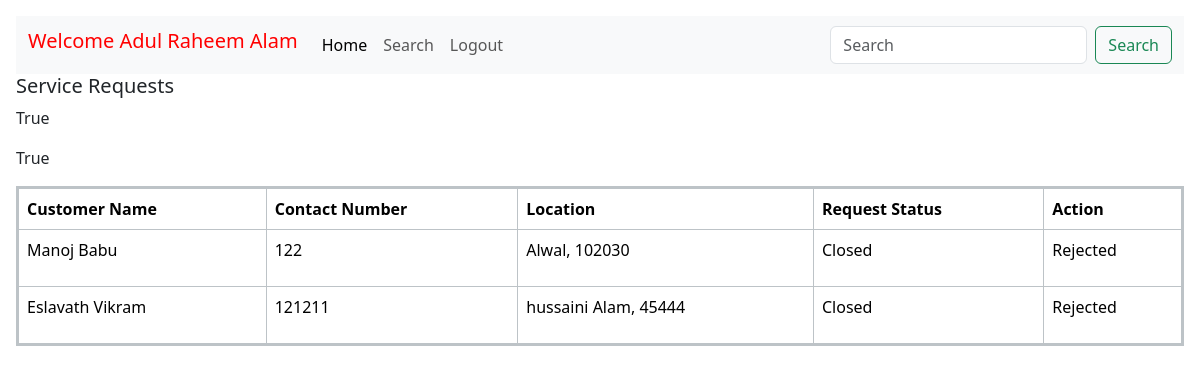
Before: /Professional/home (signed in) with the older database file.
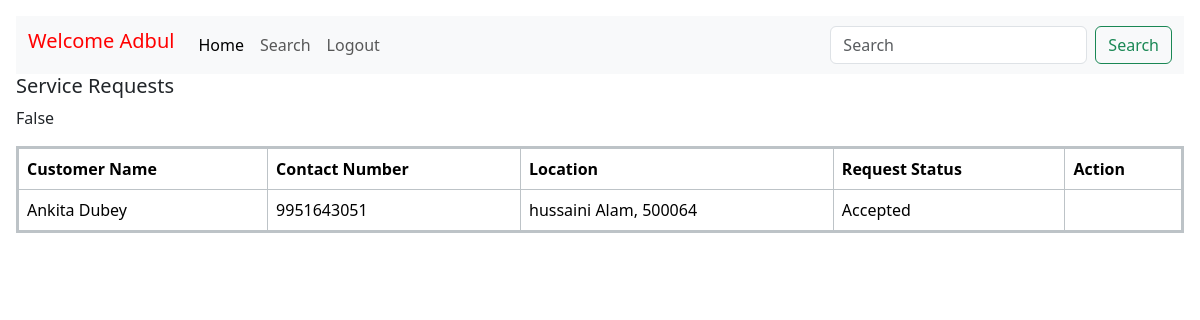
After: the same page with the newer database file.
### models.py (models this page shows, shortened)
class Professional(db.Model):
    __tablename__ = 'Professional'
    professional_id = db.Column(db.String(50),db.ForeignKey('Credential.user_id'), primary_key=True, )
    username=db.Column(db.String(50), nullable=False)
    full_name = db.Column(db.String(50), nullable=False)
    experience = db.Column(db.String(50), nullable=False)
    contact_number = db.Column(db.String(15), nullable=True)
    service_name = db.Column(db.String(100), nullable=False)
    service_id=db.Column(db.String(50),nullable=False)
    document = db.Column(db.Text, nullable=False)
    address = db.Column(db.String(200), nullable=False)
    pin = db.Column(db.Integer(), nullable=False)
    status = db.Column(db.String(10), default='active')
    registration_date = db.Column(db.DateTime, default=datetime.utcnow)
    services_booked = db.relationship('ServiceBooked', backref='professional', lazy=True)

class ServiceBooked(db.Model):
    __tablename__ = 'services_booked'
    booking_id = db.Column(db.String(50), primary_key=True)
    customer_id = db.Column(db.String(50), db.ForeignKey('Customer.customer_id'), nullable=False)
    professional_id = db.Column(db.String(50), db.ForeignKey('Professional.professional_id'), nullable=True)
    service_id = db.Column(db.String(50), db.ForeignKey('Service.service_id'), nullable=False)
    status = db.Column(db.String(50), nullable=False,primary_key=True)
    request_date = db.Column(db.DateTime, default=datetime.utcnow)
    completion_date = db.Column(db.DateTime, nullable=True)
    rating_by_user = db.Column(db.Integer(), nullable=True)
    rating_by_professional = db.Column(db.Integer(), nullable=True)
    remarks_by_customer = db.Column(db.String(200), nullable=True)
    remarks_by_professional = db.Column(db.String(200), nullable=True)

class Customer(db.Model):
    __tablename__ = 'Customer'
    customer_id = db.Column(db.String(50),  db.ForeignKey('Credential.user_id'),primary_key=True)
    username=db.Column(db.String(50), nullable=False)
    full_name = db.Column(db.String(50), nullable=False)
    address = db.Column(db.String(200), nullable=False)
    contact = db.Column(db.String(15), nullable=True)
    pin = db.Column(db.Integer(), nullable=False)
    status = db.Column(db.String(10), default='active')
    registration_date = db.Column(db.DateTime, default=datetime.utcnow)
    requests = db.relationship('ServiceBooked', backref='customer', lazy=True)

### routes.py (the view, shortened to what this page needs)
@app.route("/Professional/home", methods=["GET", "POST"])
def professional_home():
    if 'user_id' not in session:
        flash("Please log in to access your account.")
        return redirect(url_for('login'))
    professional_id = session['user_id']  # Extract professional ID from session
    professional_data = db.session.query(Professional).filter_by(professional_id=professional_id).first()
    full_name=professional_data.full_name
    print(professional_id)
    customer_alias = aliased(Customer)
    professional_alias = aliased(Professional)
    customer_book_data = (
        db.session.query(
            customer_alias.full_name.label("customer_full_name"),
            customer_alias.contact.label("customer_contact"),
            customer_alias.address.label("customer_address"),
            customer_alias.pin.label("customer_pin"),
            ServiceBooked.professional_id.label("professional_id"),
            ServiceBooked.status.label("request_status"),
            ServiceBooked.booking_id.label("booked_service_id"),
        )
        .join(ServiceBooked, ServiceBooked.customer_id == customer_alias.customer_id)
        .join(professional_alias, ServiceBooked.service_id == professional_alias.service_id)
        .filter(professional_alias.professional_id == professional_id)
        .all()
    )
    rejection_entry_data=db.session.query(RejectionTracking).all()
    print(customer_book_data)
    print(customer_book_data[0].professional_id,professional_id)
    return render_template("Professional/home.html", customer_book_data=customer_book_data,professional_id=professional_id,full_name=full_name,rejection_entry_data=rejection_entry_data)

### templates/Professional/home.html (shortened to what this page needs)
<!doctype html>
<html lang="en">
  <head>
    <link href="https://cdn.jsdelivr.net/npm/bootstrap@5.3.3/dist/css/bootstrap.min.css" rel="stylesheet">
    <link href="https://getbootstrap.com/docs/5.3/assets/css/docs.css" rel="stylesheet">
  </head>
  <body class="p-3 m-0 border-0 bd-example m-0 border-0">
    <nav class="navbar navbar-expand-lg bg-body-tertiary" style="background-color:#0d76ff;text-align: center;">
      <div class="container-fluid">
        <h1 class="navbar-brand" style="color:rgb(255, 0, 0);">Welcome {{ full_name }}</h1>
        <div class="collapse navbar-collapse" id="navbarSupportedContent">
          <ul class="navbar-nav me-auto mb-2 mb-lg-0">
            <li class="nav-item">
              <a class="nav-link active" aria-current="page" href="#">Home</a>
            </li>
            <li class="nav-item">
              <a class="nav-link" href="{{url_for('professional_search')}}">Search</a>
            </li>
            <li class="nav-item">
              <a class="nav-link" href="{{ url_for('login') }}">Logout</a>
            </li>
          </ul>
          <form class="d-flex" role="search">
            <input class="form-control me-2" type="search" placeholder="Search" aria-label="Search">
            <button class="btn btn-outline-success" type="submit">Search</button>
          </form>
        </div>
      </div>
    </nav>
    <h3 style="font-size:20px;">Service Requests</h3>
    <div>
      <table class="table table-bordered" style="border: 3px solid #bdc3c7; border-collapse: collapse;">
        <thead>
          <tr>
            <th scope="col">Customer Name</th>
            <th scope="col">Contact Number</th>
            <th scope="col">Location</th>
            <th scope="col">Request Status</th>
            <th scope="col">Action</th>
          </tr>
        </thead>
        <tbody>
          {% for row in customer_book_data %}
            {% set flag1 = {'value': false} %}
              <p>{{flag1['value']}}</p>
            <tr>
              <td>{{ row.customer_full_name }}</td>
              <td>{{ row.customer_contact }}</td>
              <td>{{ row.customer_address }}, {{ row.customer_pin }}</td>
              <td>{{ row.request_status }}</td>
              <td>
                {% if flag1['value'] %}
                  <p>Rejected</p>
                {% endif %}
              </td>
            </tr>
          {%endfor%}
        </tbody>
      </table>
    </div>
  </body>
</html>

Changed rows visible on the page:
no longer on this page (row edited): ServiceBooked: value "True", customer_full_name "Manoj Babu", customer_contact "122", customer_address "Alwal", customer_pin "102030", request_status "Closed", shows "Rejected"
changed Professional: full_name "Adul Raheem Alam" → "Adbul"
changed ServiceBooked "hussaini Alam": value "True" → "False"; customer_full_name "Eslavath Vikram" → "Ankita Dubey"; customer_contact "121211" → "9951643051"; customer_pin "45444" → "500064"; request_status "Closed" → "Accepted"; no longer shows "Rejected"
